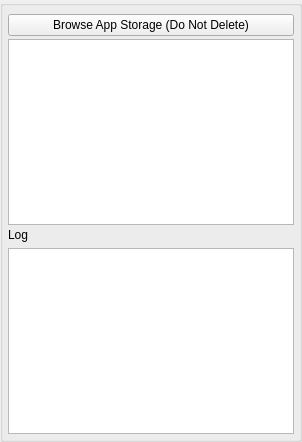
<?xml version="1.0" encoding="UTF-8"?>
<ui version="4.0">
 <class>AppletApplicationInfoUi</class>
 <widget class="QWidget" name="AppletApplicationInfoUi">
  <property name="geometry">
   <rect>
    <x>0</x>
    <y>0</y>
    <width>302</width>
    <height>442</height>
   </rect>
  </property>
  <property name="sizePolicy">
   <sizepolicy hsizetype="Expanding" vsizetype="Expanding">
    <horstretch>0</horstretch>
    <verstretch>0</verstretch>
   </sizepolicy>
  </property>
  <property name="minimumSize">
   <size>
    <width>0</width>
    <height>0</height>
   </size>
  </property>
  <property name="maximumSize">
   <size>
    <width>16777215</width>
    <height>16777215</height>
   </size>
  </property>
  <property name="windowTitle">
   <string>App Information</string>
  </property>
  <layout class="QVBoxLayout" name="verticalLayout">
   <property name="spacing">
    <number>0</number>
   </property>
   <property name="leftMargin">
    <number>0</number>
   </property>
   <property name="topMargin">
    <number>0</number>
   </property>
   <property name="rightMargin">
    <number>0</number>
   </property>
   <property name="bottomMargin">
    <number>0</number>
   </property>
   <item>
    <widget class="QGroupBox" name="StyledDlgItemsBox">
     <property name="sizePolicy">
      <sizepolicy hsizetype="Expanding" vsizetype="Expanding">
       <horstretch>0</horstretch>
       <verstretch>0</verstretch>
      </sizepolicy>
     </property>
     <property name="minimumSize">
      <size>
       <width>0</width>
       <height>0</height>
      </size>
     </property>
     <property name="title">
      <string/>
     </property>
     <layout class="QVBoxLayout" name="verticalLayout_2">
      <property name="spacing">
       <number>3</number>
      </property>
      <property name="leftMargin">
       <number>5</number>
      </property>
      <property name="topMargin">
       <number>5</number>
      </property>
      <property name="rightMargin">
       <number>5</number>
      </property>
      <property name="bottomMargin">
       <number>5</number>
      </property>
      <item>
       <widget class="WebsiteWidget" name="m_WebsiteWidget" native="true"/>
      </item>
      <item>
       <widget class="QPushButton" name="m_BrowseStorageButton">
        <property name="text">
         <string>Browse App Storage (Do Not Delete)</string>
        </property>
       </widget>
      </item>
      <item>
       <widget class="QPlainTextEdit" name="m_InfoPlainTextEdit"/>
      </item>
      <item>
       <widget class="QLabel" name="label">
        <property name="text">
         <string>Log</string>
        </property>
       </widget>
      </item>
      <item>
       <widget class="ClipboardCopyWidget" name="m_ClipboardCopyWidget" native="true"/>
      </item>
      <item>
       <widget class="QPlainTextEdit" name="m_LogPlainTextEdit"/>
      </item>
     </layout>
    </widget>
   </item>
  </layout>
 </widget>
 <customwidgets>
  <customwidget>
   <class>ClipboardCopyWidget</class>
   <extends>QWidget</extends>
   <header>ClipboardCopyWidget.h</header>
   <container>1</container>
  </customwidget>
  <customwidget>
   <class>WebsiteWidget</class>
   <extends>QWidget</extends>
   <header>WebsiteWidget.h</header>
   <container>1</container>
  </customwidget>
 </customwidgets>
 <resources/>
 <connections/>
</ui>
